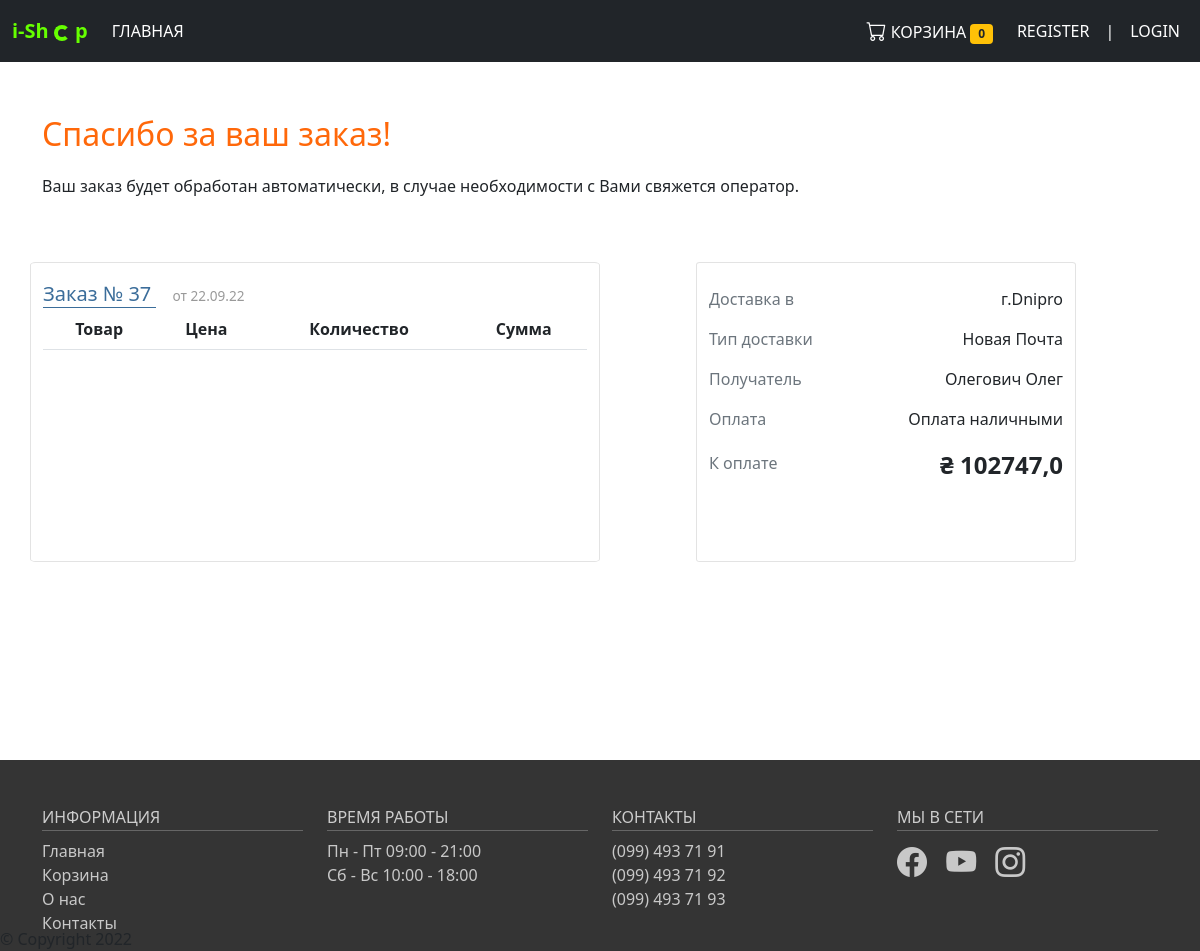
Screenshot of /success/37 with the database file from the repository.
### i_shop/models.py (models this page shows, shortened)
class Order(models.Model):
    user = models.ForeignKey(User, verbose_name='Пользователь', on_delete=models.CASCADE)
    city = models.CharField(max_length=150)
    address = models.CharField(max_length=250)
    payment_type = models.ForeignKey(Payment, verbose_name='Тип оплаты', on_delete=models.SET_NULL, null=True)
    delivery_type = models.ForeignKey(Delivery, verbose_name='Тип доставки', on_delete=models.SET_NULL, null=True)
    total_price = models.FloatField()
    total_to_pay = models.FloatField()
    class Meta:
        verbose_name = 'Заказ'
        verbose_name_plural = 'Заказы'

class Delivery(models.Model):
    type = models.CharField(max_length=250)
    cost = models.FloatField()
    def __str__(self):
        return f'{self.type}'
    class Meta:
        verbose_name = 'Тип доставки'
        verbose_name_plural = 'Типы доставки'

class Payment(models.Model):
    type = models.CharField(max_length=250)
    def __str__(self):
        return f'{self.type}'
    class Meta:
        verbose_name = 'Тип оплаты'
        verbose_name_plural = 'Типы оплаты'

### i_shop/views.py (the view)
# urls.py: path('success/<order_pk>', views.success, name='success'),
def success(request, order_pk):
    if not request.session.get('cart'):
        request.session['cart'] = list()
    cart_content = get_cart_content(request)
    order_date = datetime.now().strftime("%d.%m.%y")
    order = Order.objects.get(pk=order_pk)
    delete_cart(request)
    return render(request, 'i_shop/success.html', {'products': cart_content.products_in_cart,
                                                   'to_pay': cart_content.to_pay,
                                                   'quantity_in_cart': cart_content.quantity_in_cart,
                                                   'order_date': order_date,
                                                   'order': order})

### i_shop/cart.py (called while the page is built, shortened)
def get_cart_content(request):
    products_in_cart = list()
    to_pay = 0
    quantity_in_cart = 0
    if not request.session.get('cart'):
        request.session['cart'] = list()
    return CartItems(products_in_cart=products_in_cart, to_pay=to_pay, quantity_in_cart=quantity_in_cart)

def delete_cart(request):
    if request.session.get('cart'):
        del request.session['cart']
        request.session.modified = True

### templates/i_shop/success.html (shortened to what this page needs)
{% extends 'i_shop/base.html' %}
{% block content %}
<div class="container success">
    <div class="row mt-5">
        <div class="col-12">
            <p class="thanks">Спасибо за ваш заказ!</p>
            <p> Ваш заказ будет обработан автоматически,
                в случае необходимости с Вами свяжется оператор. </p>
        </div>
    </div>
    <div class="row table-responsive mt-5">
        <div class="col-6 me-5 success-info pt-3">
            <span class="order-id"> Заказ № {{ order.pk }} </span>
            <span class="order-date ps-3"> от {{ order_date }} </span>
            <table class="table">
                <thead>
                <tr>
                    <th scope="col" class="text-center">Товар</th>
                    <th scope="col" class="text-center">Цена</th>
                    <th scope="col" class="text-center">Количество</th>
                    <th scope="col" class="text-center">Сумма</th>
                </tr>
                </thead>
            </table>
        </div>
        <div class="col-4 ms-5 pt-4 success-info-order">
            <div style="overflow: hidden;">
                <p class="text-muted text-to-success" style="float: left;"> Доставка в </p>
                <p class="text-to-success" style="float: right;"> г.{{ order.city }}   </p>
            </div>
            <div style="overflow: hidden;">
                <p class="text-muted text-to-success" style="float: left;"> Тип доставки </p>
                <p class="text-to-success" style="float: right;"> {{ order.delivery_type }}   </p>
            </div>
            <div style="overflow: hidden;">
                <p class="text-muted text-to-success" style="float: left;"> Получатель </p>
                <p class="text-to-success" style="float: right;">
                    {{ order.user.last_name }} {{ order.user.first_name }}
                </p>
            </div>
            <div style="overflow: hidden;">
                <p class="text-muted text-to-success" style="float: left;"> Оплата </p>
                <p class="text-to-success" style="float: right;"> {{ order.payment_type }} </p>
            </div>
            <div style="overflow: hidden;">
                <p class="pt-1 text-muted text-to-success" style="float: left;"> К оплате </p>
                <p class="fw-bold fs-4 text-to-success" style="float: right;"> &#8372; {{ order.total_to_pay }} </p>
            </div>
        </div>
    </div>
</div>
{% endblock%}

### static/styles/style.css (style rules this page uses)
.product-cart, .checkout, .success, .in_progress_page, .main { min-height: 80vh ; }
.success-info, .success-info-order { border: 1px solid #e3e3e3; border-radius: 1%; }
.thanks { font-weight: 400; font-size: 2em; color: #ff680a; }
.order-id { color: #3b6d9a; border-bottom: 1px solid #3b6d9a; font-size: 1.25em; font-weight: 500; }
.order-date { font-size: .85em; color: #999; }
.success-info-order { height: 300px; }

### rows the page displays
Order: pk "37", city "Dnipro", delivery_type "Новая Почта", user.last_name "Олегович", user.first_name "Олег", payment_type "Оплата наличными", total_to_pay "102747,0"

### other values shown
{{ quantity_in_cart }} "0"
